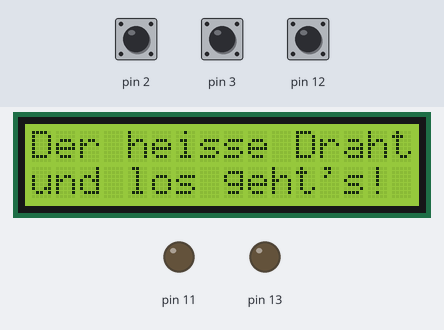
The sketch below on a simulated Arduino Uno, built with avr-gcc and run on an emulated ATmega328P. Parts: 16×2 character LCD, output pins drawn as LEDs (lit = HIGH). The inputs (shaded band) are chosen by the test bench; at power-on: pin 3 HIGH, pin 2 HIGH, pin 12 HIGH.

Above: at 1.2 s.
1.3 s: pin 3 pulled LOW for 0.15 s
At 2.7 s:
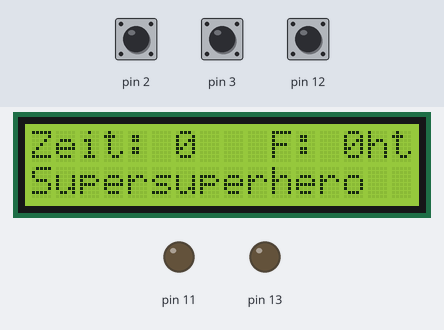
2.9 s: pin 2 pulled LOW for 0.15 s
At 3.8 s:
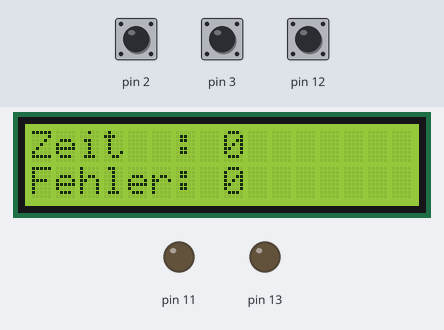
6.0 s: pin 3 pulled LOW for 3.2 s
At 10.1 s:
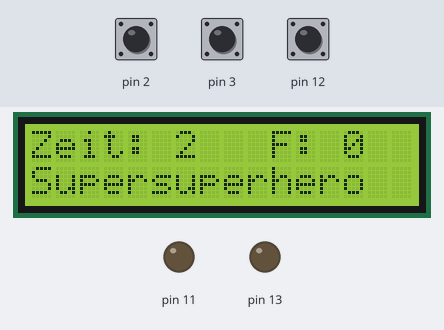
10.7 s: pin 2 pulled LOW for 1 s
At 11.5 s:
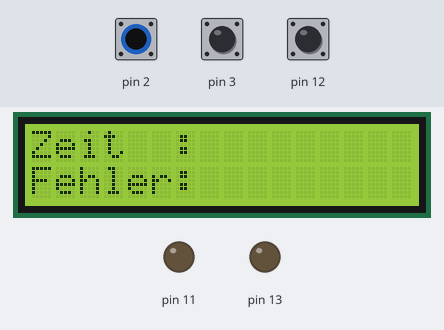
14.7 s: pin 12 pulled LOW for 3.2 s
At 15.1 s:
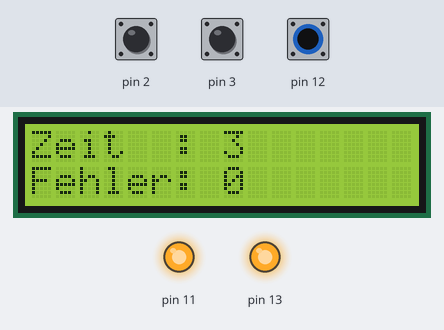
19.4 s: pin 3 pulled LOW for 1 s
At 20.6 s:
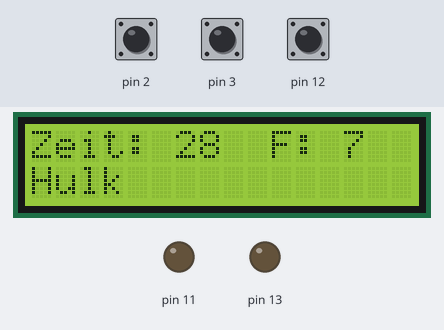
Timing chart, 0 to 22.4 s (numbered marks = the images above; inputs shaded):
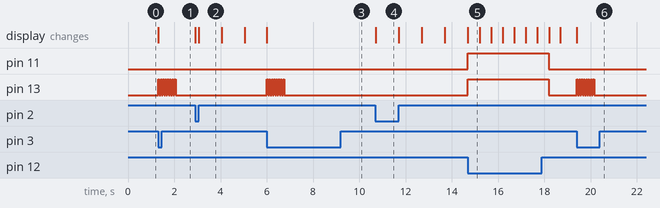

Measured:
- after the input at 1.3 s, pin 13: alternates HIGH for 0.05 s and LOW for 0.05 s, 16 changes in all, then stays LOW, starting at once; the display: changes at once (image 1)
- after the input at 2.9 s, the display: first changes at once (image 2 shows a later state)
- after the input at 6.0 s, pin 13: alternates HIGH for 0.05 s and LOW for 0.05 s, 16 changes in all, then stays LOW, starting at once; the display: changes at once (image 3)
- after the input at 10.7 s, the display: changes at once (image 4)
- after the input at 14.7 s, pin 11, pin 13: LOW → HIGH at once, → LOW 3.5 s later
- after the input at 19.4 s, pin 13: alternates HIGH for 0.05 s and LOW for 0.05 s, 16 changes in all, then stays LOW, starting at once; the display: changes at once (image 6)
- what the display in image 2 shows lasts 0.9 s, from 3.1 s to 4.0 s

The sketch:

Heisse_Draht_Arduino_final_rev1.0.ino
```cpp
/*******************************************************

  Der Heiße Draht, Björn Callsen Februar 2016, Rev 1.1 (Mit Grenzen)

********************************************************/

#include <LiquidCrystal.h>

int startBit = 0; //wenn das Startbit auf 1 und der Eingang "2" = 0, startet die Zeitaufnahme
int beep = 1;
unsigned long zeit, gesamtZeit = 0, fehler = 0, fehlerzeit = 3000;


// select the pins used on the LCD panel
LiquidCrystal lcd(8, 9, 4, 5, 6, 7); //

void setup() {
  lcd.begin(16, 2);
  pinMode(2, INPUT_PULLUP);
  pinMode(3, INPUT_PULLUP);
  pinMode(12, INPUT_PULLUP);
  pinMode(11, OUTPUT);
  pinMode(13, OUTPUT);
  analogWrite(11, 0);
  lcd.setCursor(0, 0);
  lcd.print("Der heisse Draht");
  lcd.setCursor(0, 1);
  lcd.print("und los geht's!");
}

void loop() {

  //---------------------------------
  // Display Text Voreinstellungen
  //---------------------------------

  if (digitalRead(2) == 0)
  { zeit = millis();
    lcd.setCursor(0, 0);
    lcd.print("Zeit  :         ");
    lcd.setCursor(0, 1);
    lcd.print("Fehler:         ");
    fehler = 0;
    startBit = 1;
    beep = 1;
    analogWrite(11, 0);
  }

  //---------------------------------
  // Aufnahme der Zeit
  //---------------------------------

  if (digitalRead(2) == 1 and startBit == 1) {
    gesamtZeit = ((millis() - zeit) + fehlerzeit * fehler);
    lcd.setCursor(8, 0);
    lcd.print(gesamtZeit / 1000);
    lcd.setCursor(8, 1);
    lcd.print(fehler);
  };


  //---------------------------------
  // Fehler zählen Schleife
  //---------------------------------

  if (digitalRead(12)  == 0 and beep == 1)
  { digitalWrite(13, 1);
    analogWrite(11, 255);
    delay (500);
    digitalWrite(13, 0);
    analogWrite(11, 0);
    fehler++;
  };

  //---------------------------------
  // Anzeige Spielstand nachdem 2 Station erreicht wurde
  //---------------------------------

  if (digitalRead(3) == 0)
  { lcd.setCursor(0, 0);
    lcd.print("Zeit:     ");
    lcd.setCursor(6, 0);
    lcd.print(gesamtZeit / 1000);
     lcd.setCursor(10, 0);
    lcd.print("F: ");
    lcd.print(fehler);
    lcd.setCursor(13, 0);

  //---------------------------------
  // Grenzen festlegen
  //---------------------------------
     lcd.setCursor(0, 1);
     lcd.print("                ");
     lcd.setCursor(0, 1);

     if (gesamtZeit <= 10000)
     {lcd.print("Supersuperhero");};
     if (gesamtZeit <= 15000 and gesamtZeit > 10000)
     {lcd.print("Superman");};
     if (gesamtZeit <= 20000 and gesamtZeit > 15000)
     {lcd.print("Spiderman");};
      if (gesamtZeit <= 25000 and gesamtZeit > 20000)
     {lcd.print("Batman");};
     if (gesamtZeit <= 30000 and gesamtZeit > 25000)
     {lcd.print("Hulk");};
    if (gesamtZeit <= 35000 and gesamtZeit > 30000)
     {lcd.print("Iron Man");};
     if (gesamtZeit <= 40000 and gesamtZeit > 35000)
     {lcd.print("Inspector Gadget");};
      if (gesamtZeit <= 45000 and gesamtZeit > 40000)
     {lcd.print("Maulwurf");};
     if (gesamtZeit <= 50000 and gesamtZeit > 45000)
     {lcd.print("komischer Vogel");};
       if (gesamtZeit <= 55000 and gesamtZeit > 50000)
     {lcd.print("Nasenpups");};
    if (gesamtZeit <= 60000 and gesamtZeit > 55000)
     {lcd.print("Tolpatsch");};
     if (gesamtZeit <= 65000 and gesamtZeit > 60000)
     {lcd.print("Biene Maya");};
      if (gesamtZeit <= 70000 and gesamtZeit > 65000)
     {lcd.print("Niete");};
     if (gesamtZeit <= 75000 and gesamtZeit > 70000)
     {lcd.print("Lusche");};
     if (gesamtZeit <= 80000 and gesamtZeit > 75000)
     {lcd.print("Looser");};
       if (gesamtZeit > 80000)
     {lcd.print("Superlooser");};
      startBit = 0;


    if (beep == 1) {
      for (int i = 1; i <= 8; i++) {
        digitalWrite(13, 1);
        delay (50);
        digitalWrite(13, 0);
        delay (50);
      }
    }
    for (int helligkeit = 255; helligkeit >= 0; helligkeit --) {
      analogWrite(11, helligkeit);
      delay(1);
    }
    beep = 0;
  };
}
```
